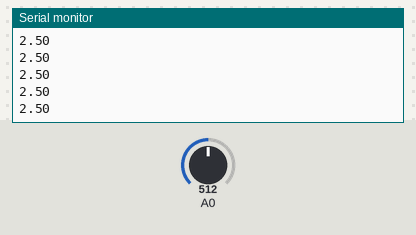
The sketch below on a simulated Arduino Uno, built with avr-gcc and run on an emulated ATmega328P. Parts: the last lines printed to the serial monitor. Inputs (shaded band) come from the test bench; at power-on: A0 = 512.

Above: at 1.2 s.
1.3 s: A0 set to 716
At 1.34 s:
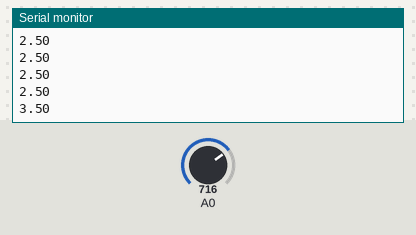
2.8 s: A0 set to 900
At 2.85 s:
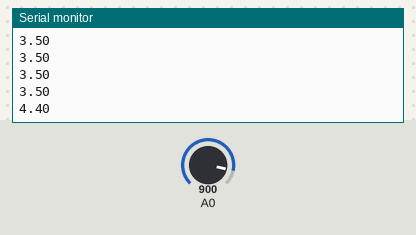
Timing chart, 0 to 5.8 s (numbered marks = the images above; inputs shaded):
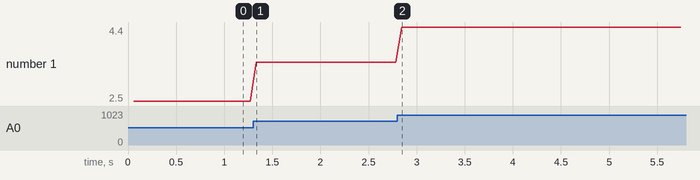

Measured:
- after the input at 1.3 s, the serial monitor: prints a new line at once (image 1)
- after the input at 2.8 s, the serial monitor: prints a new line at once (image 2)
- plotted number 1: 2.5 → 3.5 after the input at 1.3 s, 3.5 → 4.4 after the input at 2.8 s

The sketch:

sketch_jan20a.ino
```cpp
void setup() {
pinMode(10,INPUT);
Serial.begin(9600);
}

void loop() {
  // put your main code here, to run repeatedly:
delay(60);
int sensorValue = analogRead(A0);
float voltage= sensorValue * (5.0 / 1023.0);
Serial.println(voltage);
}
```
